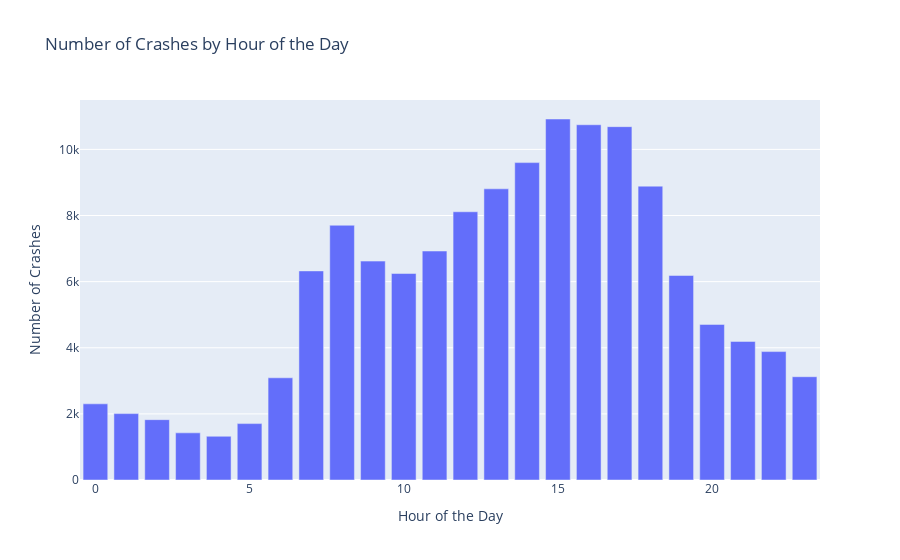

The notebook cell saved with this chart:
### Code cell
# Extract hour from 'CRASH_DATE'
crash_data.dropna(subset=['CRASH_DATE'], inplace=True)
crash_data['HOUR'] = crash_data['CRASH_DATE'].dt.hour

# Count the number of crashes per hour
crash_counts_per_hour = crash_data['HOUR'].value_counts().sort_index()

# Create a bar plot for crashes by hour
fig_hour = px.bar(x=crash_counts_per_hour.index, y=crash_counts_per_hour.values, labels={'x': 'Hour of the Day', 'y': 'Number of Crashes'}, title='Number of Crashes by Hour of the Day')

fig_hour.show()

### Figure 1 — Plotly figure (JSON) as saved in the notebook; plotly's stock layout.template omitted (floating-point values rounded to 4 significant figures)
{"data": [{"alignmentgroup": "True", "hovertemplate": "Hour of the Day=%{x}<br>Number of Crashes=%{y}<extra></extra>", "legendgroup": "", "marker": {"color": "#636efa", "pattern": {"shape": ""}}, "name": "", "offsetgroup": "", "orientation": "v", "showlegend": false, "textposition": "auto", "type": "bar", "x": [0, 1, 2, 3, 4, 5, 6, 7, 8, 9, 10, 11, 12, 13, 14, 15, 16, 17, 18, 19, 20, 21, 22, 23], "xaxis": "x", "y": [2304, 2008, 1825, 1426, 1322, 1706, 3091, 6324, 7705, 6621, 6245, 6926, 8113, 8807, 9600, 10919, 10745, 10687, 8888, 6186, 4706, 4192, 3884, 3124], "yaxis": "y"}], "layout": {"autosize": true, "barmode": "relative", "legend": {"tracegroupgap": 0}, "title": {"text": "Number of Crashes by Hour of the Day"}, "xaxis": {"anchor": "y", "autorange": true, "domain": [0, 1], "range": [-0.5, 23.5], "title": {"text": "Hour of the Day"}, "type": "linear"}, "yaxis": {"anchor": "x", "autorange": true, "domain": [0, 1], "range": [0, 11490.0], "title": {"text": "Number of Crashes"}, "type": "linear"}}}
